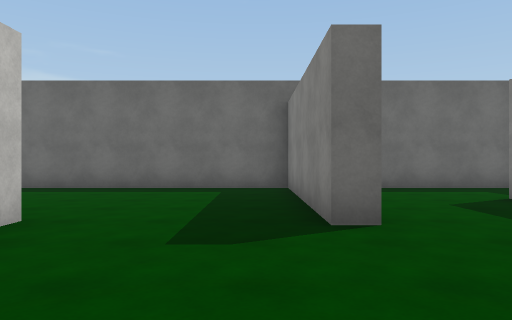
View 1 (above)

24 first-person views from a walk through a scene from a Unity 3-D project. The camera is 1.3 m above the floor, looks level and sees 70° across. The floor is counted in squares, 2 m on a side. Each view is taken from the middle of a square. On the plan, view 1 faces up. The plan holds only what a view shows up to about 11 squares ahead; the rest is blank. The place goes on beyond the plan. Surface patterns are stand-ins for the level's own textures.

View 2
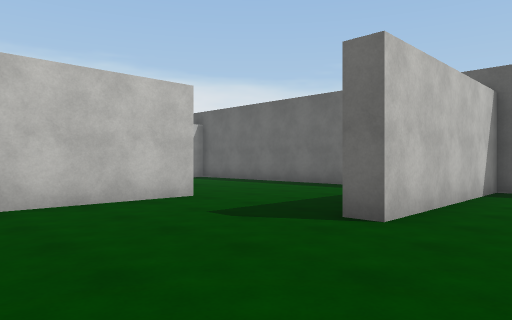

View 3
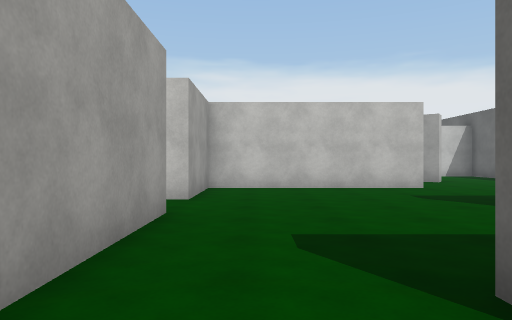

View 4
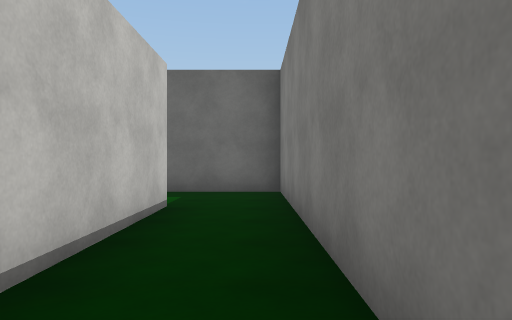

View 5
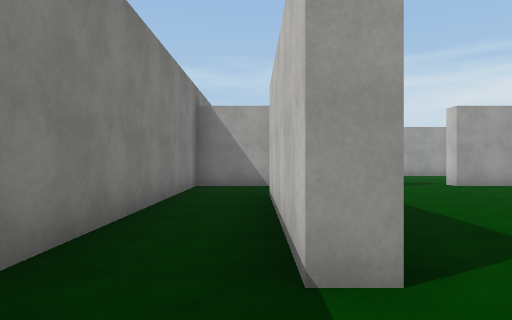

View 6
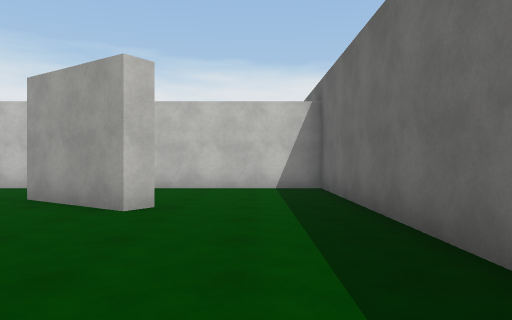

View 7
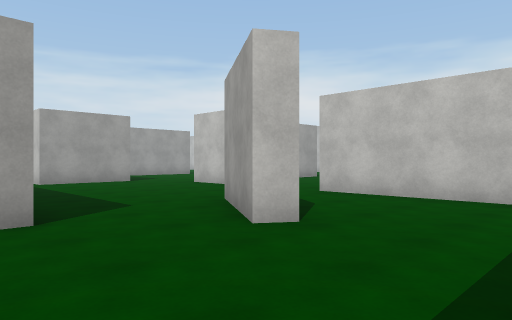

View 8
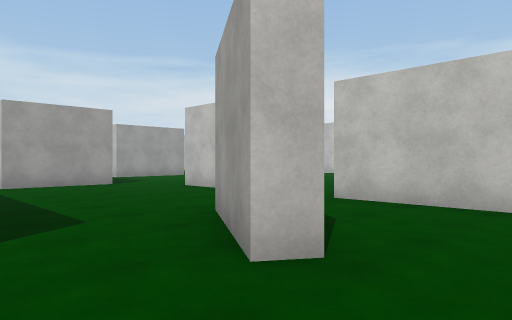

View 9
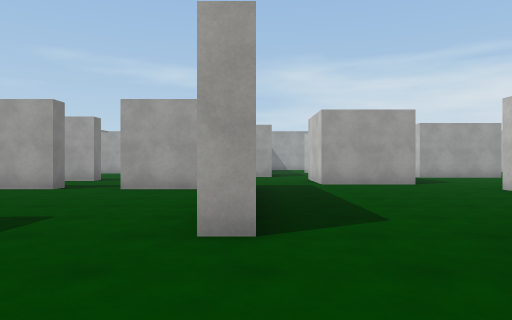

View 10
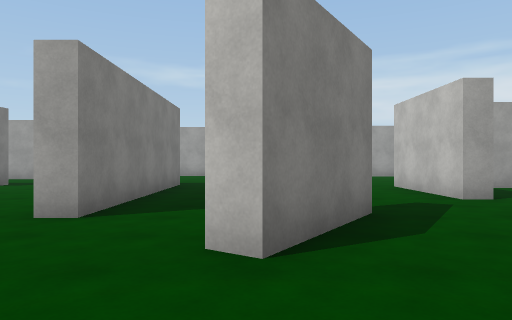

View 11
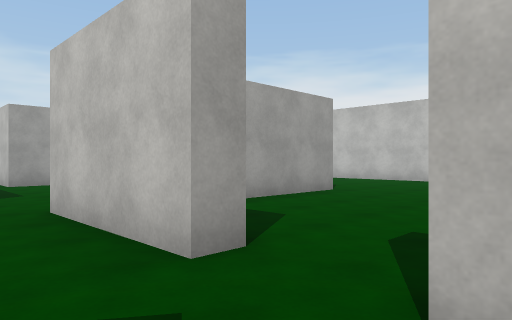

View 12
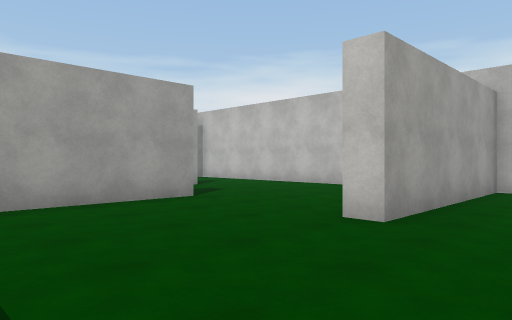

View 13
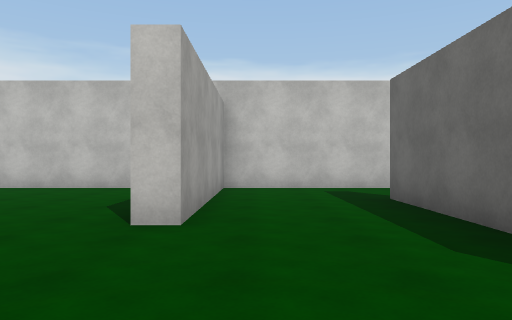

View 14
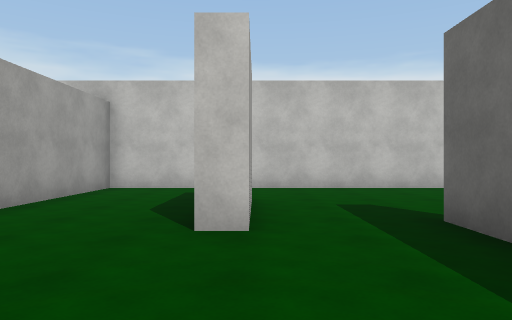

View 15
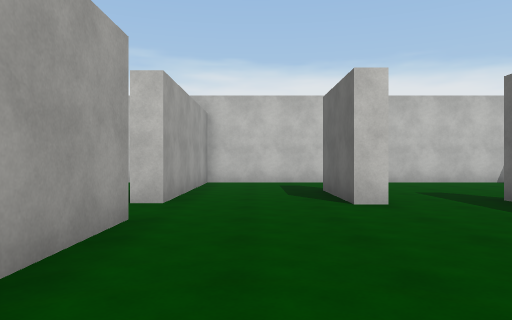

View 16
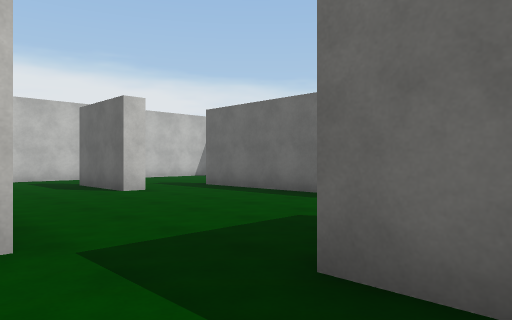

View 17
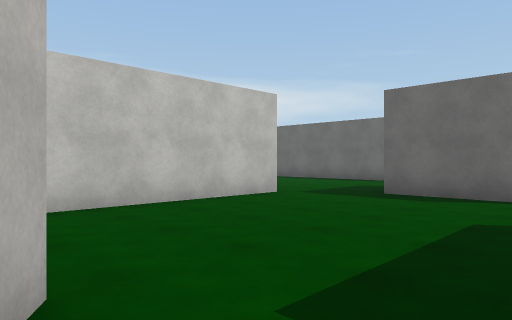

View 18
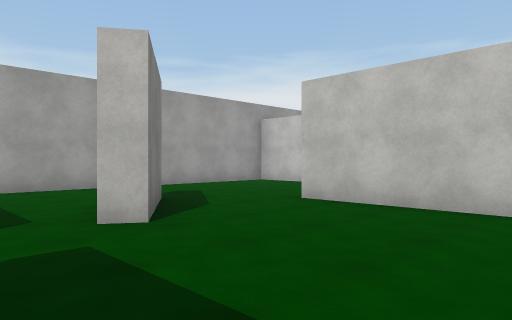

View 19
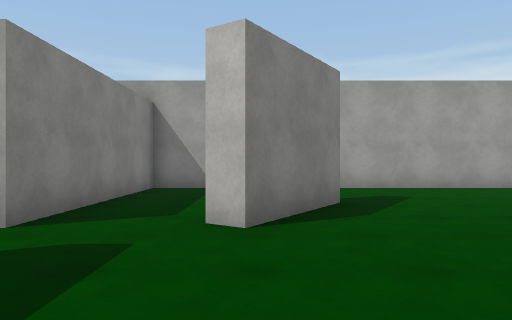

View 20
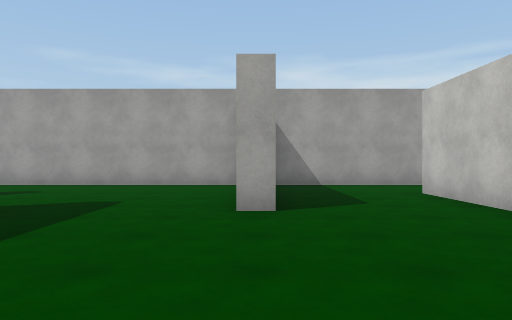

View 21
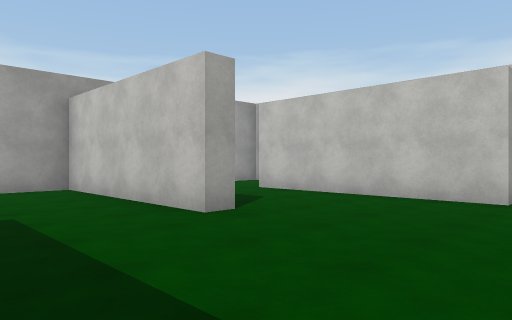

View 22
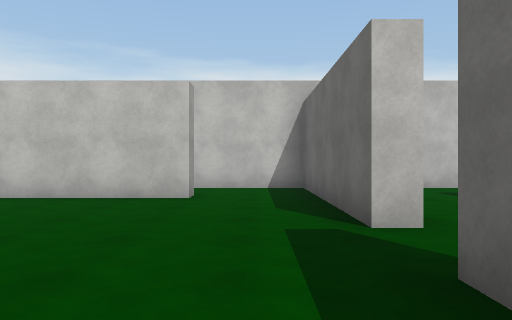

View 23
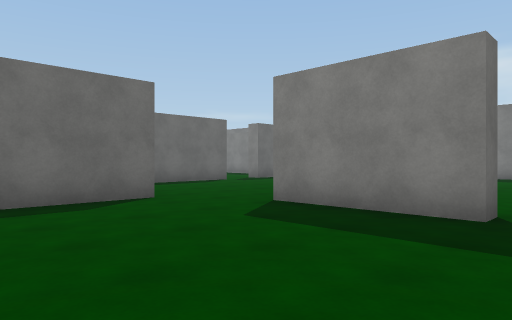

View 24
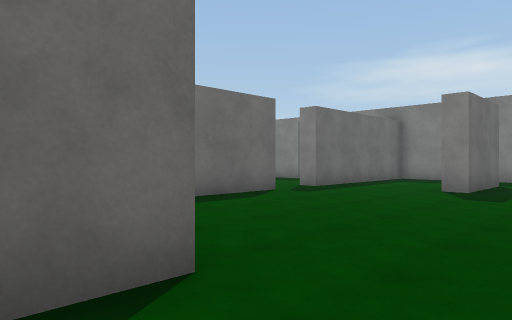

### Floor plan
Points are (right, up) in squares from view 1. A wall is a line through its corners. A room is listed if a view was taken in it or the views show most of it. See-through windows are left out.
Room 1 (views 1, 2, 6, 7, 8, 9, 10)
walls: (-2.5, 3.9) (-2.5, -1.1) (0, -1.1); (-5.6, 4.6) (-5, 5.6) (-4.6, 5.3); (4.5, 8.5) (1.3, 8.5) (1.3, 3.6) (0.8, 3.6) (0.8, 8.5) (-8.4, 8.5) (-8.4, 5.5); (1.5, -1.1) (4.5, -1.1)
ways out: opening at (4, 0.5) to room 2; opening at (4, 7.5) to room 2; opening at (-7.5, 4.5) to room 3; opening at (-3.5, 4) to room 3; opening at (0.5, -1)
Room 2 (views 3, 4, 5)
walls: (4.2, 6.1) (4.8, 6.1) (4.8, 1.5); (4.5, -1.1) (6.5, -1.1) (6.5, 8.5) (4.5, 8.5)
ways out: opening at (4, 0.5) to room 1; opening at (4, 7.5) to room 1
Room 3 (view 11)
walls: (-6.4, 3.5) (-5.6, 4.6); (-8.4, 2) (-8.4, -1); (-6.5, -2.7) (-4.8, -2.7); (-3, -1.6) (-3, 3.9) (-2.5, 3.9); (-4.6, 5.3) (-6.1, 3.1); (-8.4, 5.5) (-8.4, 3.5)
ways out: opening at (-7.5, 4.5) to room 1; opening at (-3.5, 4) to room 1; opening at (-9, 2.5) to room 4; opening at (-7.5, -2) to room 4; opening at (-4, -2)
Room 4 (views 12, 13, 14, 15, 20)
walls: (-14, -0.5) (-10.5, -0.5); (-15.9, -3.1) (-13.3, -3.1) (-13.3, -3.6) (-15.9, -3.6); (-10.2, -1) (-14, -1); (-18.5, 2.1) (-18.5, -6.4) (-13.6, -6.4) (-13.6, -6.9); (-11.9, -6.4) (-9, -6.4); (-9, 2) (-8.4, 2); (-11.5, -6.9) (-12, -6.9); (-7.4, -2.7) (-6.5, -2.7); (-13.1, 6.3) (-16.2, 6.3); (-18.5, 5.4) (-18.5, 3.3) (-13.6, 3.3) (-13.6, 2.8)
ways out: opening at (-9, 2.5) to room 3; opening at (-7.5, -2) to room 3; opening at (-8, -6) to room 5; opening at (-12.5, -7) to room 6; opening at (-17.5, 6)
Room 5 (views 16, 18, 19, 23, 24)
walls: (-3, -10) (-3.6, -10) (-3.6, -7); (-6.4, -12.3) (-5.9, -11.5) (-5.4, -11.8); (-4.8, -5.3) (-7.2, -5.3); (-9, -6.4) (-9, -11.9)
ways out: opening at (-8, -6) to room 4; opening at (-5.7, -12) to room 6; opening at (-3.5, -6); opening at (-3, -10.5)
Room 6 (views 17, 21, 22)
walls: (-13.2, -11.6) (-12.8, -11.6) (-12.8, -16.5) (-3.6, -16.5) (-3.6, -11.5); (-7.3, -13.6) (-6.4, -12.3); (-16.4, -16.5) (-13.5, -16.5); (-13.6, -6.9) (-16.5, -6.9); (-16.8, -9.1) (-16.3, -9.1) (-16.3, -14.2)
ways out: opening at (-12.5, -7) to room 4; opening at (-5.7, -12) to room 5; opening at (-17, -15.5); opening at (-17, -8.5)

Where each view was taken, in squares from view 1:
view 1: 0 up, 0 right, facing up
view 2: 0 up, 3 right, facing up-left
view 3: 0 up, 6 right, facing left
view 4: 1 up, 6 right, facing up
view 5: 8 up, 5 right, facing down
view 6: 7 up, 0 right, facing left
view 7: 8 up, 2 left, facing down-left
view 8: 7 up, 3 left, facing down-left
view 9: 7 up, 3 left, facing down
view 10: 8 up, 5 left, facing down
view 11: 4 up, 7 left, facing down-left
view 12: 5 up, 10 left, facing down-left
view 13: 4 up, 10 left, facing left
view 14: 3 down, 10 left, facing left
view 15: 5 down, 8 left, facing left
view 16: 7 down, 6 left, facing up-left
view 17: 12 down, 4 left, facing up-left
view 18: 8 down, 4 left, facing down-left
view 19: 8 down, 6 left, facing down
view 20: 7 down, 13 left, facing down
view 21: 8 down, 10 left, facing down-left
view 22: 8 down, 10 left, facing left
view 23: 11 down, 8 left, facing up-right
view 24: 7 down, 6 left, facing up-right
